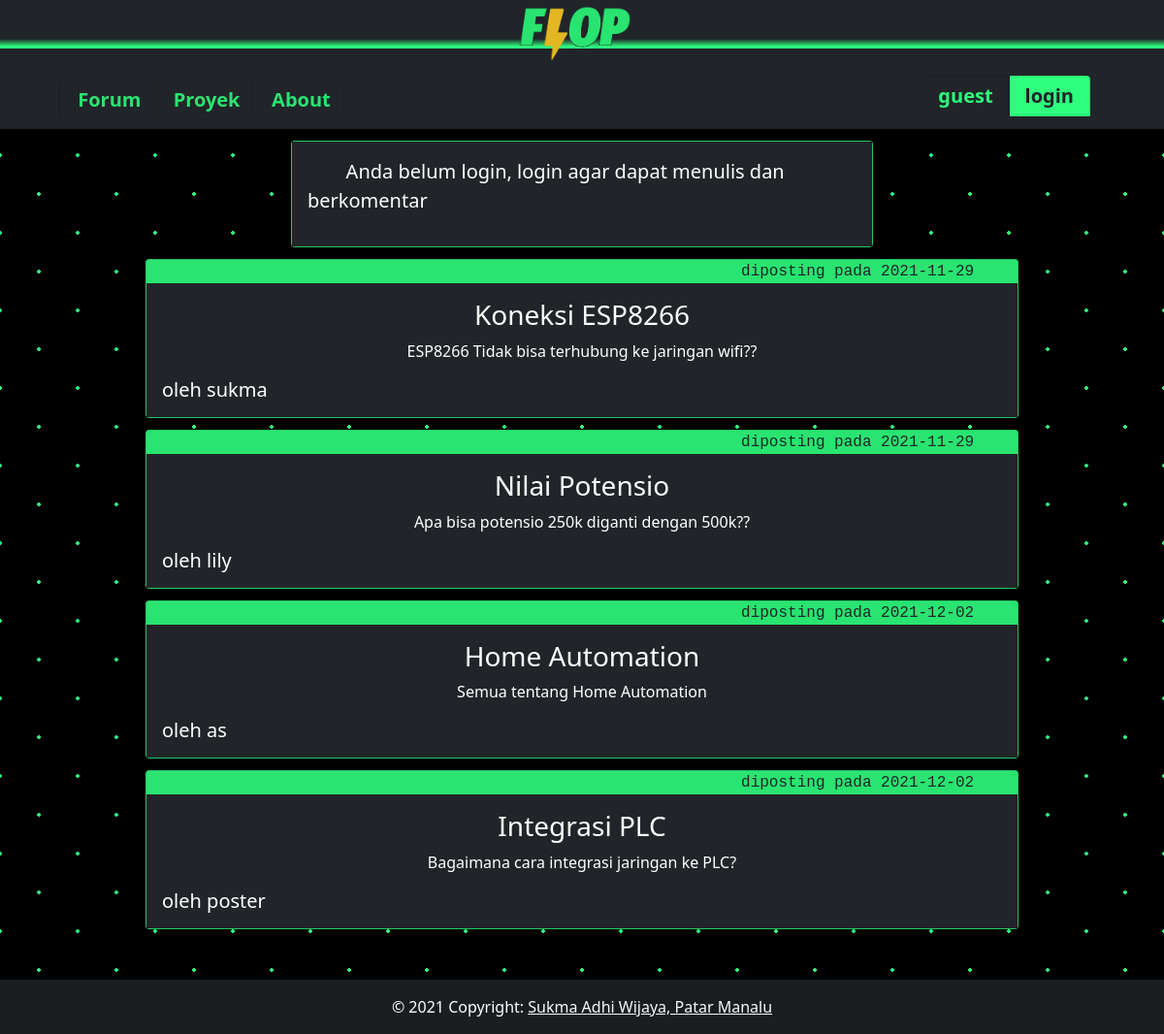
The page / on the database its author committed.
### tables this page shows
CREATE TABLE `tb_post` (
  `post_title` varchar(25) NOT NULL,
  `post_desc` varchar(50) NOT NULL,
  `post_content` text NOT NULL,
  `poster` varchar(25) NOT NULL,
  `post_date` date NOT NULL
);

### index.php (the view, shortened to what this page needs)
<?php
$conn = mysqli_connect("localhost","root","","db_flop");
if($_SESSION){
    $user = $_SESSION['username'];
    $prompt = "logout";
    $islogged = true;
  }
  else{
    $user = "guest";
    $islogged = false;
  }
if($islogged == true){
    $greet = '<a class="card-text" id="content-greet">Selamat datang '.$user.'</a>
        <a class="btn btn-primary" id="new-content-link" href="post.php?action=Tulis" >
        Tulis post</a>';
}
else{
    $greet = '<a class="card-text" id="content-greet">Anda belum login, login agar dapat menulis dan berkomentar</a>';
}
?>
<!DOCTYPE html>
<html lang="en">
<head>
    <link href="/style.css" rel="stylesheet">
    <link href="https://cdn.jsdelivr.net/npm/bootstrap@5.1.3/dist/css/bootstrap.min.css" rel="stylesheet">
</head>
<body>
<?php
include "html/header.php";
echo
    '<div class="card " id="main-content" style="width:50%;margin-top:1%;">
    <a id="main-content-info"></a>
    <div class="card-body" id="main-content-body">
    '.$greet.'
      <p class="card-text" id="main-content-text"></p>
        <h5 class="card-text"></h5>
    </div>
  </div>'
    ;
$query = mysqli_query($conn,"SELECT post_title,post_desc,poster,post_date FROM tb_post;");
while($data=mysqli_fetch_assoc($query)){
    $action = '';
    echo
    '<div class="card " id="main-content" style="width:75%;margin-top:1%;">
    <a id="main-content-info">diposting pada '.$data["post_date"].'</a>
    <div class="card-body" id="main-content-body">
    <a id="content-link" href="content.php?title='.$data["post_title"].'" >
      <h3 class="card-title" id="main-content-title">'.$data["post_title"].'</h3></a>
      <p class="card-text" id="main-content-text">
          '.$data["post_desc"].'
    </p>
        <h5 class="card-text">oleh
            '.$data["poster"].'
            '.$action.'
        </h5>
    </div>
  </div>'
    ;
}
echo "<br><br><br><br>";
include "html/footer.php" ;
?>
</body>
</html>

### html/header.php (shortened to what this page needs)
<?php
if($_SESSION){
  $user = $_SESSION['username'];
  $link = "logout.php";
  $prompt = "logout";
}
else{
  $user = "guest";
  $link = "login.php?action=login";
  $prompt = "login";
}
?>
<!DOCTYPE html>
<html lang="en">
<head>
    <link href="style.css" rel="stylesheet">
    <link href="https://cdn.jsdelivr.net/npm/bootstrap@5.1.3/dist/css/bootstrap.min.css" rel="stylesheet">
</head>
<body id="Body">
    <nav class="navbar navbar-dark bg-dark py-0" id="navbarTop">
        <span2 class="navbar-brand mb-1 h1"><img id="mainbrand" class="img-fluid" src="floplogo-trans1.png"></span>
      </nav>
      <nav class="navbar navbar-dark bg-dark py-0 " id="navbarBottom">
        <span class="navbar-brand mb-0 h1" id="currentPage">
            <ul class="list-group list-group-horizontal">
                <li class="list-group-item bg-transparent"><a href="../index.php" id="links">Forum</a></li>
                <li class="list-group-item bg-transparent"><a href="../proyek.php" id="links">Proyek</a></li>
                <li class="list-group-item bg-transparent"><a href="../about.php" id="links">About</a></li>
            </ul>
        </span>
        <span class="navbar-brand mb-2 h2" id="links">
          <ul class= "list-group list-group-horizontal" id="login-btn">
        <li class="list-group-item bg-transparent"><a href="#" id="user-log"> <?php echo $user ; ?> </a></li>
        <li class="list-group-item bg-transparent" id="<?php echo $prompt;?>"><a href="/<?php echo $link; ?>" id="<?php echo $prompt;?>"> <?php echo $prompt;?></a></li>
          </ul>
        </span>
      </nav>
</body>
</html>

### html/footer.php (shortened to what this page needs)
<footer class="bg-dark text-center text-lg-start" id="footerBottom">
    <div class="text-center p-3" style="background-color: rgba(0, 0, 0, 0.2);color:white;">
      © 2021 Copyright:
      <a class="text-light" href="../about.php">Sukma Adhi Wijaya, Patar Manalu</a>
    </div>
  </footer>

### style.css (style rules this page uses)
#Body { background-color: #000000; opacity: 1; background-image: radial-gradient(#2eff7d 2px, transparent 2px), radial-gradient(#2eff7d 2px, #000000 2px); background-size: 80px 80px; background-position: 0 0,40px 40px; }
#main-content { margin:auto; margin-top:1%; margin-bottom:1%; width:85%; background-color:#29e470; color:#29e470; }
#main-content-body { background-color: #212529; color:white; }
#main-content-title { text-align:center; }
#main-content-info { text-align:right; color:#212529; margin-right:5%; font-family:monospace; }
#main-content-text { text-align:center !important; }
#content-link { color:white !important; text-decoration: none; text-align:center !important; }
#navbarTop { display:grid; text-align:center; background-color: #212529; opacity: 1; background-size: 50px 50px; background-image: repeating-linear-gradient(0deg, #2eff7d, #2eff7d 2px, #212529 10px, #212529); }
#mainbrand { width:10%; height:10%; margin:0 auto; padding:0%; }
#navbarBottom { background-color:#212529 !important; }
#currentPage { color:#212529 !important; padding-left:5%; }
#links { color:#29e470 !important; padding-left:5%; padding-right:5%; text-decoration:none; font-weight: bold; }
#footerBottom { position:fixed !important; bottom:0; width:100% !important; }

### index.php (style rules this page uses)
#Body { background-color: #000000; opacity: 1; background-image: radial-gradient(#2eff7d 2px, transparent 2px), radial-gradient(#2eff7d 2px, #000000 2px); background-size: 80px 80px; background-position: 0 0,40px 40px; }
#main-content { margin:auto; margin-top:1%; margin-bottom:1%; width:85%; background-color:#29e470; color:#29e470; }
#main-content-body { background-color: #212529; color:white; }
#main-content-title { text-align:center; }
#main-content-info { text-align:right; color:#212529; margin-right:5%; font-family:monospace; }
#main-content-text { text-align:center !important; }
#content-link { color:white !important; text-decoration: none; text-align:center !important; }
#content-greet { text-decoration:none; color:white; font-size:20px; text-align:justify !important; margin:auto; padding-left:7%; }
#navbarTop { display:grid; text-align:center; background-color: #212529; opacity: 1; background-size: 50px 50px; background-image: repeating-linear-gradient(0deg, #2eff7d, #2eff7d 2px, #212529 10px, #212529); }
#mainbrand { width:10%; height:10%; margin:0 auto; padding:0%; }
#navbarBottom { background-color:#212529 !important; }
#currentPage { color:#212529 !important; padding-left:5%; }
#links { color:#29e470 !important; padding-right:5%; padding-left:5%; text-decoration:none; font-weight: bold; }
#footerBottom { position:fixed !important; bottom:0; width:100%; }

### html/header.php (style rules this page uses)
#user-log { color:#2eff7d; text-decoration:none; }
#login-btn { background-color:#212529; color:#2eff7d; text-decoration:none; border-radius:1%; }
#login { background-color:#2eff7d !important; color:#212529; text-decoration:none; }

### rows shown on the page
tb_post: post_date "2021-11-29", post_title "Koneksi ESP8266", post_desc "ESP8266 Tidak bisa terhubung ke jaringan wifi??", poster "sukma"
tb_post: post_date "2021-11-29", post_title "Nilai Potensio", post_desc "Apa bisa potensio 250k diganti dengan 500k??", poster "lily"
tb_post: post_date "2021-12-02", post_title "Home Automation", post_desc "Semua tentang Home Automation", poster "as"
tb_post: post_date "2021-12-02", post_title "Integrasi PLC", post_desc "Bagaimana cara integrasi jaringan ke PLC?", poster "poster"

### other values the page prints
$user "guest"
$prompt "login"
